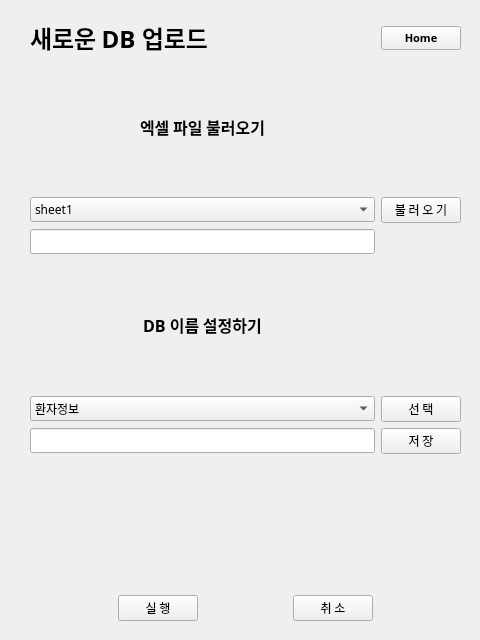
<?xml version="1.0" encoding="UTF-8"?>
<ui version="4.0">
 <class>Form</class>
 <widget class="QWidget" name="Form">
  <property name="geometry">
   <rect>
    <x>0</x>
    <y>0</y>
    <width>480</width>
    <height>640</height>
   </rect>
  </property>
  <property name="windowTitle">
   <string>Form</string>
  </property>
  <widget class="QWidget" name="layoutWidget">
   <property name="geometry">
    <rect>
     <x>30</x>
     <y>20</y>
     <width>431</width>
     <height>601</height>
    </rect>
   </property>
   <layout class="QGridLayout" name="gridLayout_3">
    <item row="9" column="1">
     <widget class="QPushButton" name="new_savebtn">
      <property name="font">
       <font>
        <family>나눔스퀘어라운드 Regular</family>
       </font>
      </property>
      <property name="text">
       <string>저 장</string>
      </property>
     </widget>
    </item>
    <item row="2" column="0">
     <widget class="QLabel" name="lbl1_9">
      <property name="enabled">
       <bool>true</bool>
      </property>
      <property name="font">
       <font>
        <family>나눔스퀘어라운드 Bold</family>
        <pointsize>12</pointsize>
        <weight>75</weight>
        <bold>true</bold>
       </font>
      </property>
      <property name="text">
       <string>엑셀 파일 불러오기</string>
      </property>
      <property name="alignment">
       <set>Qt::AlignCenter</set>
      </property>
     </widget>
    </item>
    <item row="4" column="0">
     <widget class="QLineEdit" name="showfilename">
      <property name="font">
       <font>
        <family>나눔스퀘어라운드 Regular</family>
       </font>
      </property>
     </widget>
    </item>
    <item row="11" column="0" colspan="2">
     <layout class="QHBoxLayout" name="horizontalLayout_6">
      <item>
       <spacer name="horizontalSpacer">
        <property name="orientation">
         <enum>Qt::Horizontal</enum>
        </property>
        <property name="sizeHint" stdset="0">
         <size>
          <width>40</width>
          <height>20</height>
         </size>
        </property>
       </spacer>
      </item>
      <item>
       <widget class="QPushButton" name="new_actbtn">
        <property name="font">
         <font>
          <family>나눔스퀘어라운드 Regular</family>
         </font>
        </property>
        <property name="text">
         <string>실 행</string>
        </property>
       </widget>
      </item>
      <item>
       <spacer name="horizontalSpacer_2">
        <property name="orientation">
         <enum>Qt::Horizontal</enum>
        </property>
        <property name="sizeHint" stdset="0">
         <size>
          <width>40</width>
          <height>20</height>
         </size>
        </property>
       </spacer>
      </item>
      <item>
       <widget class="QPushButton" name="new_closebtn">
        <property name="font">
         <font>
          <family>나눔스퀘어라운드 Regular</family>
         </font>
        </property>
        <property name="text">
         <string>취 소</string>
        </property>
       </widget>
      </item>
      <item>
       <spacer name="horizontalSpacer_3">
        <property name="orientation">
         <enum>Qt::Horizontal</enum>
        </property>
        <property name="sizeHint" stdset="0">
         <size>
          <width>40</width>
          <height>20</height>
         </size>
        </property>
       </spacer>
      </item>
     </layout>
    </item>
    <item row="9" column="0">
     <widget class="QLineEdit" name="showdbname">
      <property name="font">
       <font>
        <family>나눔스퀘어라운드 Regular</family>
       </font>
      </property>
     </widget>
    </item>
    <item row="8" column="0">
     <widget class="QComboBox" name="setdbname">
      <property name="font">
       <font>
        <family>나눔스퀘어라운드 Regular</family>
       </font>
      </property>
      <item>
       <property name="text">
        <string>환자정보</string>
       </property>
      </item>
      <item>
       <property name="text">
        <string>진단</string>
       </property>
      </item>
      <item>
       <property name="text">
        <string>수술</string>
       </property>
      </item>
      <item>
       <property name="text">
        <string>혈액검사</string>
       </property>
      </item>
      <item>
       <property name="text">
        <string>간호기록</string>
       </property>
      </item>
      <item>
       <property name="text">
        <string>조직검사</string>
       </property>
      </item>
      <item>
       <property name="text">
        <string>마취기록</string>
       </property>
      </item>
      <item>
       <property name="text">
        <string>미생물</string>
       </property>
      </item>
      <item>
       <property name="text">
        <string>영상검사</string>
       </property>
      </item>
      <item>
       <property name="text">
        <string>수술기록지</string>
       </property>
      </item>
      <item>
       <property name="text">
        <string>내시경검사</string>
       </property>
      </item>
      <item>
       <property name="text">
        <string>항암제</string>
       </property>
      </item>
      <item>
       <property name="text">
        <string>외래초진</string>
       </property>
      </item>
      <item>
       <property name="text">
        <string>ASA</string>
       </property>
      </item>
     </widget>
    </item>
    <item row="7" column="0">
     <widget class="QLabel" name="lbl1_8">
      <property name="enabled">
       <bool>true</bool>
      </property>
      <property name="font">
       <font>
        <family>나눔스퀘어라운드 Bold</family>
        <pointsize>12</pointsize>
        <weight>75</weight>
        <bold>true</bold>
       </font>
      </property>
      <property name="text">
       <string>DB 이름 설정하기</string>
      </property>
      <property name="alignment">
       <set>Qt::AlignCenter</set>
      </property>
     </widget>
    </item>
    <item row="10" column="0" colspan="2">
     <widget class="QLabel" name="showtext">
      <property name="font">
       <font>
        <family>나눔스퀘어라운드 Regular</family>
       </font>
      </property>
      <property name="text">
       <string/>
      </property>
     </widget>
    </item>
    <item row="3" column="0">
     <widget class="QComboBox" name="setsheet">
      <property name="font">
       <font>
        <family>나눔스퀘어라운드 Regular</family>
       </font>
      </property>
      <item>
       <property name="text">
        <string>sheet1</string>
       </property>
      </item>
      <item>
       <property name="text">
        <string>sheet2</string>
       </property>
      </item>
     </widget>
    </item>
    <item row="8" column="1">
     <widget class="QPushButton" name="new_selectbtn">
      <property name="font">
       <font>
        <family>나눔스퀘어라운드 Regular</family>
       </font>
      </property>
      <property name="text">
       <string>선 택</string>
      </property>
     </widget>
    </item>
    <item row="0" column="0">
     <widget class="QLabel" name="label">
      <property name="font">
       <font>
        <family>나눔스퀘어라운드 ExtraBold</family>
        <pointsize>18</pointsize>
        <weight>75</weight>
        <italic>false</italic>
        <bold>true</bold>
        <underline>false</underline>
       </font>
      </property>
      <property name="text">
       <string>새로운 DB 업로드</string>
      </property>
     </widget>
    </item>
    <item row="0" column="1">
     <widget class="QPushButton" name="new_homebtn">
      <property name="font">
       <font>
        <family>나눔스퀘어라운드 Bold</family>
        <pointsize>8</pointsize>
        <weight>75</weight>
        <bold>true</bold>
       </font>
      </property>
      <property name="text">
       <string>Home</string>
      </property>
     </widget>
    </item>
    <item row="3" column="1">
     <widget class="QPushButton" name="new_importbtn">
      <property name="font">
       <font>
        <family>나눔스퀘어라운드 Regular</family>
       </font>
      </property>
      <property name="text">
       <string>불 러 오 기</string>
      </property>
     </widget>
    </item>
   </layout>
  </widget>
 </widget>
 <resources/>
 <connections/>
</ui>
